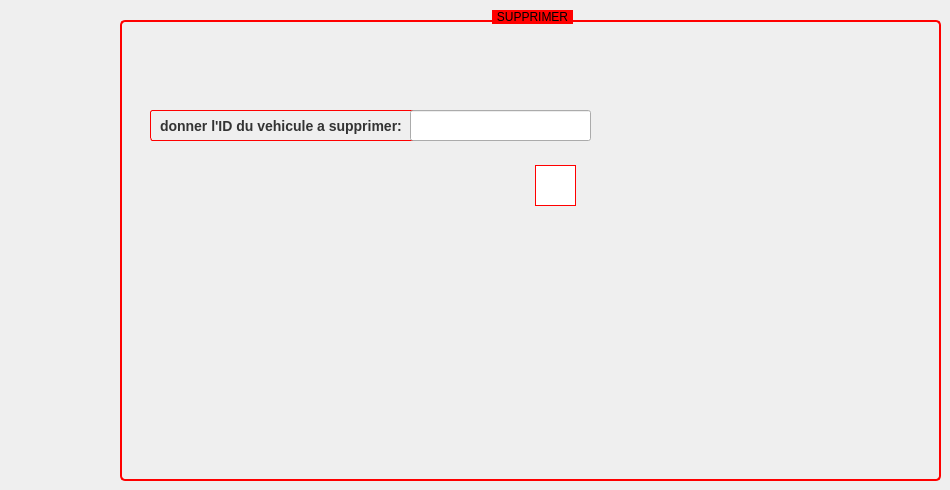
      <widget class="QWidget" name="tab_10">
       <attribute name="title">
        <string>supprimer</string>
       </attribute>
       <widget class="QGroupBox" name="groupBox_5">
        <property name="geometry">
         <rect>
          <x>120</x>
          <y>10</y>
          <width>821</width>
          <height>471</height>
         </rect>
        </property>
        <property name="styleSheet">
         <string notr="true">QGroupBox {
    border: 2px solid red; /* Changer la couleur de la bordure à rouge */
    border-radius: 5px;
    margin-top: 10px;
}

QGroupBox::title {
    subcontrol-origin: margin;
    subcontrol-position: top center;
    padding: 0 3px;
    background-color: red; /* Changer la couleur de fond à rouge */
    
    /* Styles de police pour le titre */
    font-family: Arial, sans-serif;
    font-size: 16px;
    font-weight: bold;
    color: black; /* Laisser la couleur du texte en noir */
}</string>
        </property>
        <property name="title">
         <string>SUPPRIMER</string>
        </property>
        <widget class="QLabel" name="label_27">
         <property name="geometry">
          <rect>
           <x>30</x>
           <y>100</y>
           <width>281</width>
           <height>31</height>
          </rect>
         </property>
         <property name="styleSheet">
          <string notr="true">QLabel {
    background-color: transparent; /* Rendre le fond transparent */
    color: #333; /* Couleur du texte pour contraster (noir) */
    border: 1px solid #FF0000; /* Bordure pour définir les limites du QLabel (rouge) */
    padding: 5px; /* Espacement interne pour le texte */
    border-radius: 3px; /* Coins arrondis */

    /* Styles de police */
    font-family: Arial, sans-serif; /* Famille de police */
    font-size: 14px; /* Taille de police */
    font-weight: bold; /* Poids de la police (gras) */
}
</string>
         </property>
         <property name="text">
          <string>donner l'ID du vehicule a supprimer:</string>
         </property>
        </widget>
        <widget class="QPushButton" name="pushButton_supprimer">
         <property name="geometry">
          <rect>
           <x>410</x>
           <y>150</y>
           <width>51</width>
           <height>51</height>
          </rect>
         </property>
         <property name="styleSheet">
          <string notr="true">QPushButton {
    background-color: white; /* Changer la couleur du fond en blanc */
    color: black; /* Changer la couleur du texte en noir */
    border: 1px solid red; /* Changer la couleur de la bordure en rouge */
    padding: 5px 10px;
    margin: 5px;
}

QPushButton:hover {
    background-color: #DCE0EE;
}</string>
         </property>
         <property name="text">
          <string/>
         </property>
         <property name="icon">
          <iconset>
           <normaloff>../../Downloads/6861362.png</normaloff>../../Downloads/6861362.png</iconset>
         </property>
         <property name="iconSize">
          <size>
           <width>30</width>
           <height>30</height>
          </size>
         </property>
        </widget>
        <widget class="QLineEdit" name="linesupp">
         <property name="geometry">
          <rect>
           <x>290</x>
           <y>100</y>
           <width>181</width>
           <height>31</height>
          </rect>
         </property>
         <property name="styleSheet">
          <string notr="true">QLabel {
    background-color: transparent; /* Rendre le fond transparent */
    color: #333; /* Couleur du texte pour contraster (noir) */
    padding: 5px; /* Espacement interne pour le texte */
    border-radius: 3px; /* Coins arrondis */

    /* Styles de police */
    font-family: Arial, sans-serif; /* Famille de police */
    font-size: 14px; /* Taille de police */
    font-weight: bold; /* Poids de la police (gras) */
}
</string>
         </property>
        </widget>
       </widget>
      </widget>
